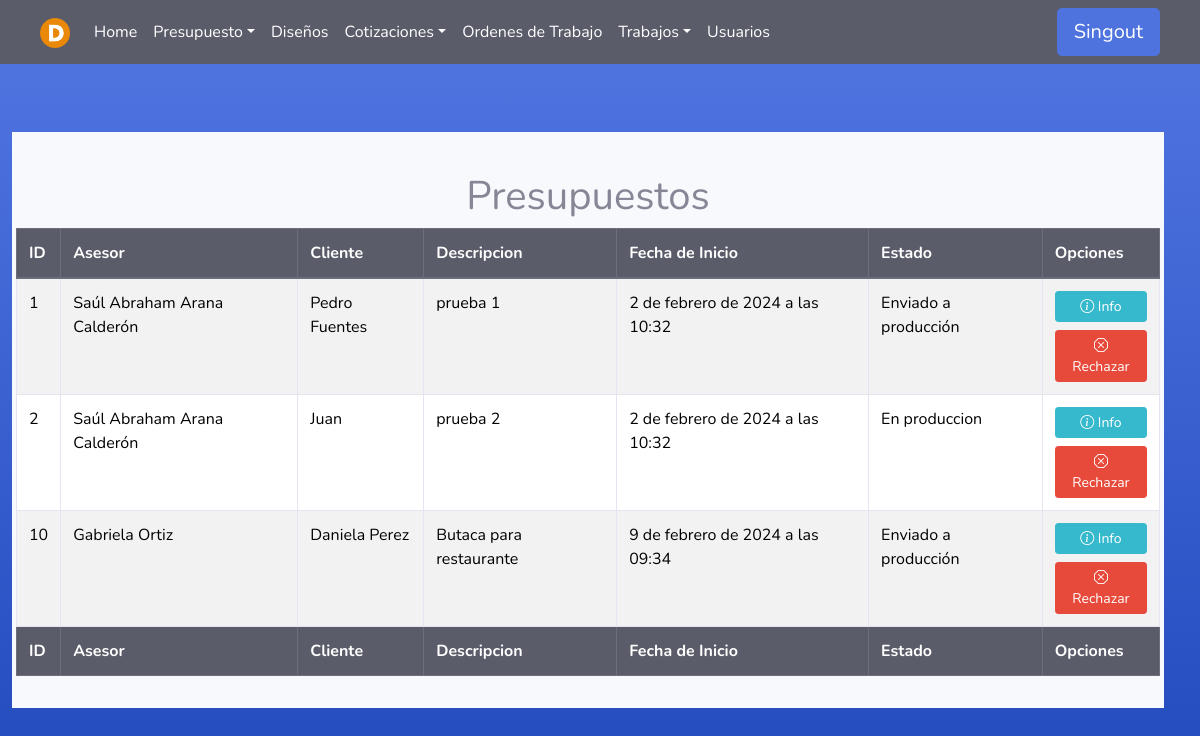
/Presupuesto/ (signed in), run on an earlier commit of the app's database.
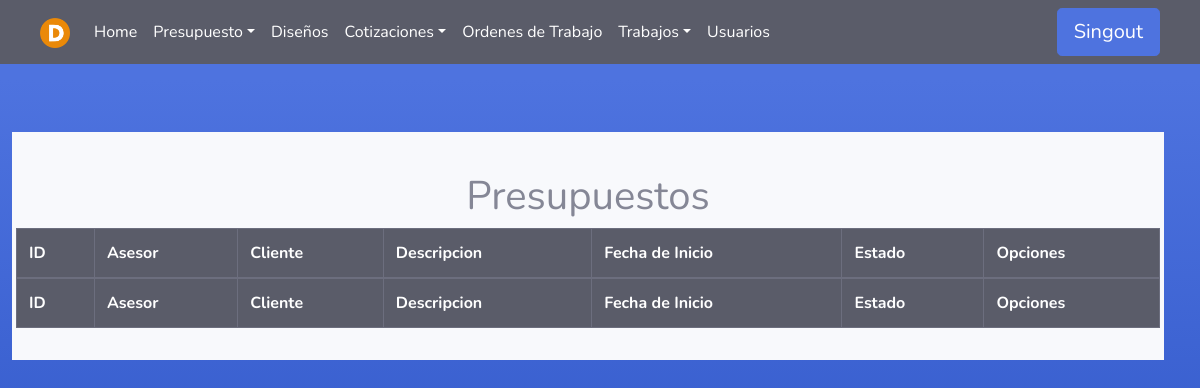
And on a later commit of the database.
### Asesores/models.py (models this page shows)
class Presupuesto(models.Model):
    asesor = models.ForeignKey(User, on_delete=models.PROTECT, null=False, blank=False)
    fecha_inicio = models.DateTimeField(null=False, auto_now_add=True, blank=False)
    cliente = models.CharField(max_length=100, null=False, blank=False)
    descripcion = models.TextField(null=False, blank=False)
    estado=models.TextField(null=True, blank=True)
    fecha_fin = models.DateTimeField(null=True, blank=True)

### Asesores/views.py (the view)
# urls.py: path('', asesor_views.listadoP , name='Presupuesto'),
@login_required(login_url='index')
def listadoP(request):
    user = request.user
    if user.groups.filter(name='Asesor').exists():
        pres = Presupuesto.objects.filter(fecha_fin=None, asesor=user)
        return render(request, 'Asesor/listado_presupuesto.html', {'pres': pres})
    elif (user.groups.filter(name='Administrador').exists() or user.is_superuser):
        pres = Presupuesto.objects.filter(fecha_fin=None)
        return render(request, 'Asesor/listado_presupuesto.html', {'pres': pres})
    else:
        error = "No tienes permiso para acceder a esta página."
        return render(request, '404.html', {'error': error})

### Templates/Asesor/listado_presupuesto.html
{% extends 'tables.html' %}
{% block botones%}
<div class="text-center">
    <br>
    <h1>Presupuestos</h1>
</div>
{% endblock %}
{% load static %}
{% block head %}
<th>ID</th>
{% if user.is_superuser or user.groups.all.0.name == "Administrador" %}
<th>Asesor</th>
{% endif %}
<th>Cliente</th>
<th>Descripcion</th>
<th>Fecha de Inicio</th>
<th>Estado</th>
<th>Opciones</th>
{% endblock %}
{% block tbody %}
{% for p in pres %}
<tr>
    <td>{{ p.id }}</td>
    {% if user.is_superuser or user.groups.all.0.name == "Administrador" %}
    <td>{{ p.asesor.first_name}} {{ p.asesor.last_name}}</td>
    {% endif %}
    <td>{{ p.cliente }}</td>
    <td>{{ p.descripcion }}</td>
    <td>{{ p.fecha_inicio }}</td>
    <td>{{ p.estado }}</td>
    <td>
        <div>
            <a class="btn btn-info btn-sm btn-block" href="/Presupuesto/Informacion/{{p.id }}"><i class="bi bi-info-circle"></i> Info</a>
            <a class="btn btn-danger btn-sm btn-block" href="/Presupuesto/Rechazar/{{p.id }}"> <i class="bi bi-x-octagon"></i> Rechazar</a>
        </div>
    </td>
</tr>
{% endfor %}
{% endblock %}
{% block footer %}
<th>ID</th>
{% if user.is_superuser or user.groups.all.0.name == "Administrador" %}
<th>Asesor</th>
{% endif %}
<th>Cliente</th>
<th>Descripcion</th>
<th>Fecha de Inicio</th>
<th>Estado</th>
<th>Opciones</th>
{% endblock %}

What changed in the data, as far as the page shows it:
removed Presupuesto: id "1", asesor.first_name "Saúl Abraham", asesor.last_name "Arana Calderón", cliente "Pedro Fuentes", descripcion "prueba 1", fecha_inicio "2 de febrero de 2024 a las 10:32", estado "Enviado a producción"
removed Presupuesto: id "2", asesor.first_name "Saúl Abraham", asesor.last_name "Arana Calderón", cliente "Juan", descripcion "prueba 2", fecha_inicio "2 de febrero de 2024 a las 10:32", estado "En produccion"
removed Presupuesto: id "10", asesor.first_name "Gabriela", asesor.last_name "Ortiz", cliente "Daniela Perez", descripcion "Butaca para restaurante", fecha_inicio "9 de febrero de 2024 a las 09:34", estado "Enviado a producción"
